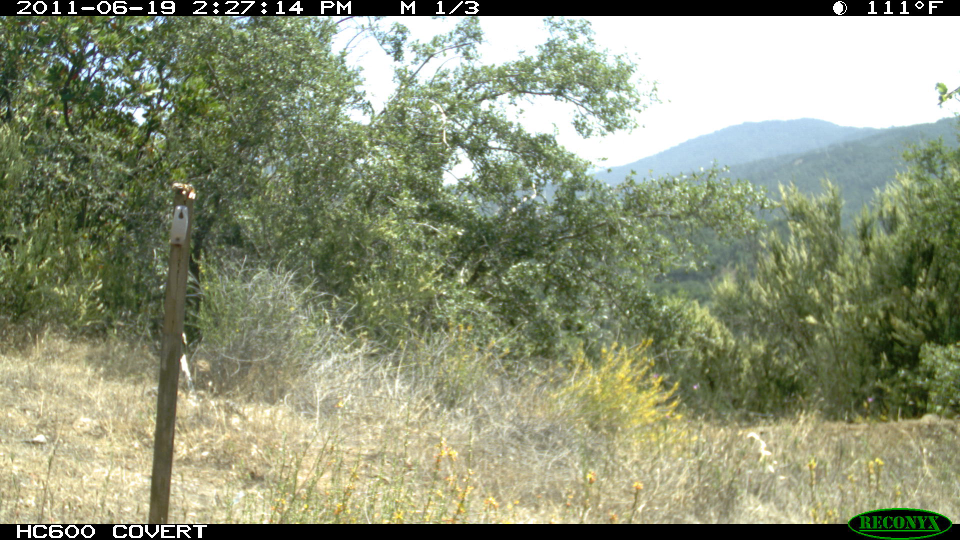
//> input picture Web/IMG_0001.JPG, 1920 x 1080 px, given in place of IMG_0004.JPG, which was not available (shown at 1/2 size)
$ ./main   (built with g++ and OpenCV 4)
//> lines starting //> are read from the running program, lines starting //| are printed output that depends on the picture; after the words box and inside, x2 and y2 are one past the last pixel; in counts of white or black regions, pixels touching at a corner belong together; pictures that were not available may be replaced by others from this repository, and a replacement may not be noted
#include <opencv2/highgui/highgui.hpp>
#include <opencv2/imgproc/imgproc.hpp>
#include <opencv2/core/core.hpp>
#include <opencv2/imgcodecs/imgcodecs.hpp>
#include <opencv2/imgproc.hpp>
#include <opencv2/videoio.hpp>
#include <opencv2/highgui.hpp>
#include <opencv2/video.hpp>
#include <cv.hpp>
#include <opencv2/video/background_segm.hpp>

#include <iostream>

using namespace cv;
using namespace std;

//Global variables
Mat curFrame;   //current frame
int keyboard;   //input from keyboard

Ptr<BackgroundSubtractorMOG2> pMOG2;
void processImages(int, void*);

int main()
{
	pMOG2 = createBackgroundSubtractorMOG2();
	processImages(0,0);

	destroyAllWindows();
	return EXIT_SUCCESS;
}

void processImages(int, void*) {

	string path = "/Users/will/Desktop/DATA/IMG_0001.JPG";
	string prefix = "IMG_0";
	string suffix = ".JPG";
	prefix = path + prefix;
	int index = 0;

	//read input data. ESC or 'q' for quitting
	namedWindow("Images", CV_WINDOW_AUTOSIZE);
	while (index < 1) {

		index++;
		// [8 lines of commented-out code are left out]


        string name = "/Users/will/Desktop/DATA/IMG_0004.JPG";

        curFrame = imread(name);
//> curFrame is the input picture: 1080 rows x 1920 cols, CV_8UC3; mean B, G, R 119.8, 147.3, 141.1
        Mat bgr[3];
        split(curFrame,bgr);//split source
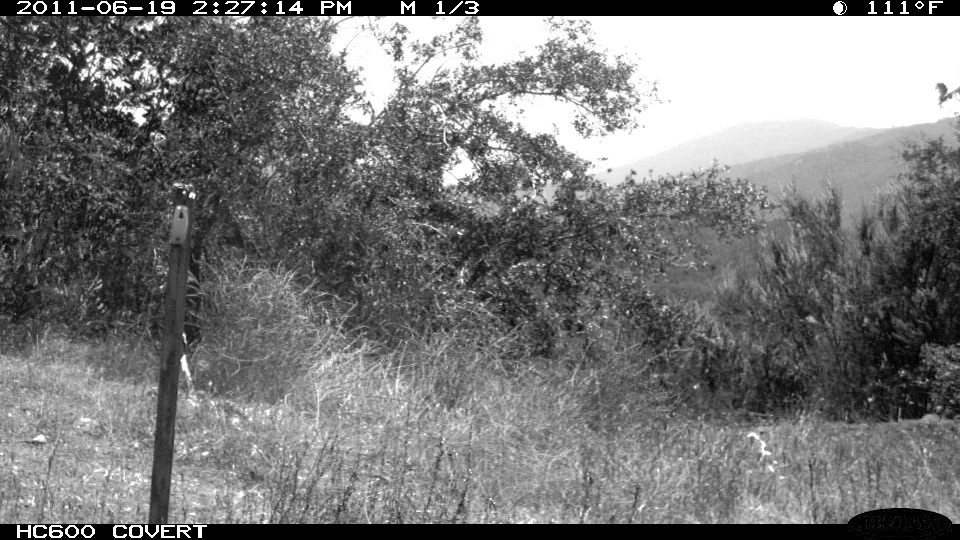
//> bgr[0]: 1080 rows x 1920 cols, CV_8UC1 (shown at 1/2 size); min 0, max 255, mean 119.8
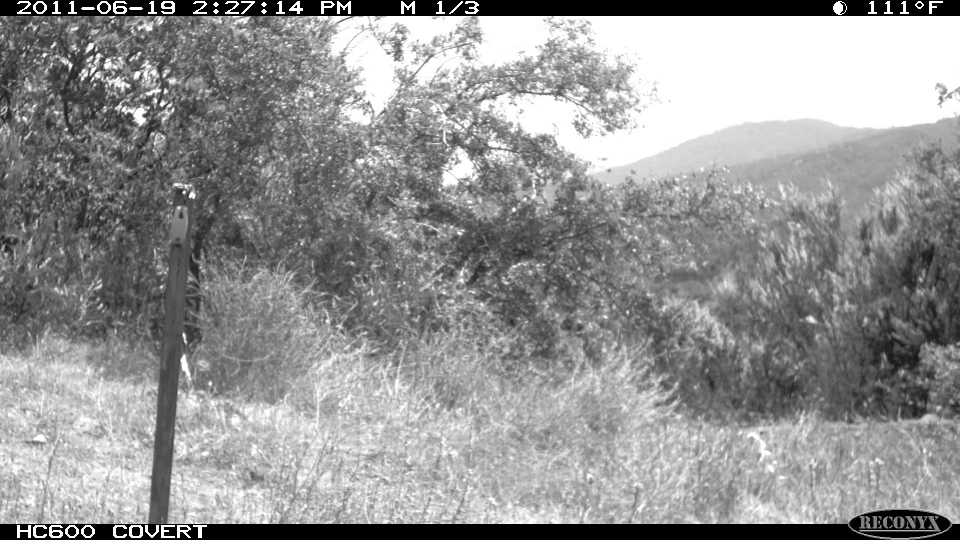
//> bgr[1]: 1080 rows x 1920 cols, CV_8UC1 (shown at 1/2 size); min 0, max 255, mean 147.3
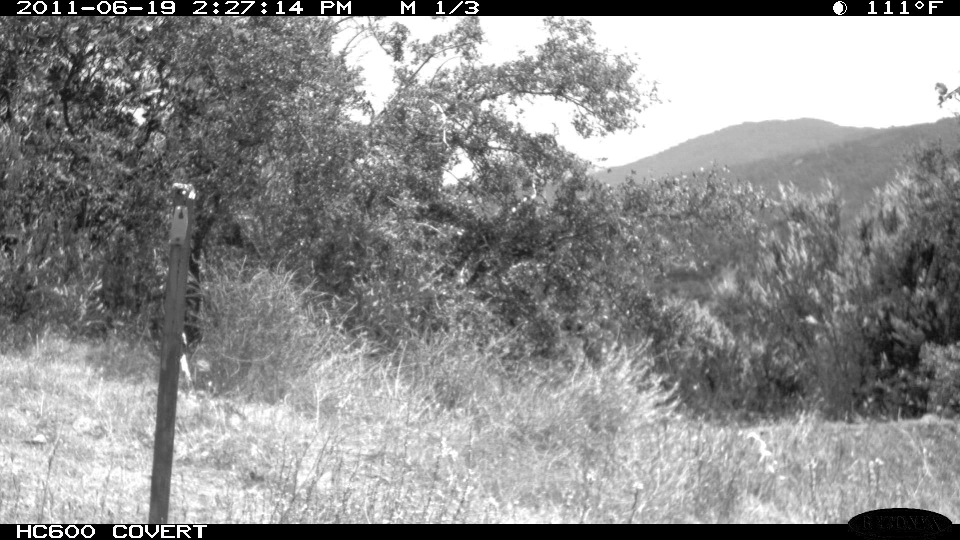
//> bgr[2]: 1080 rows x 1920 cols, CV_8UC1 (shown at 1/2 size); min 0, max 255, mean 141.1

        Mat diff = bgr[0] != bgr[1];
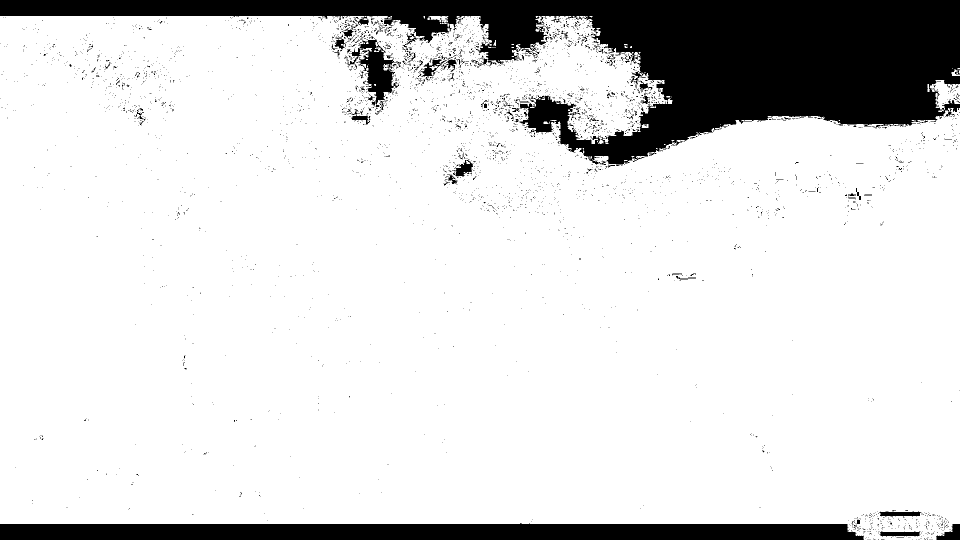
//> diff: 1080 rows x 1920 cols, CV_8UC1 (shown at 1/2 size); 85.3% white; 4142 black regions (4034 under 20 px), largest, box (x1, y1, x2, y2) and area: (0, 0, 1920, 330) 226803, (0, 1046, 1728, 1080) 54647, (694, 77, 802, 208) 5050

        //is it a color image, threshold 0
        bool eq = ((518400 - countNonZero(diff==0)) > 0);
//> eq = true
        cout << eq << endl;
//| 1

		imshow("Backgound", diff);
		keyboard = waitKey(100);
	}
//> (the run ends here: the time limit is reached, at `while (1);`)
